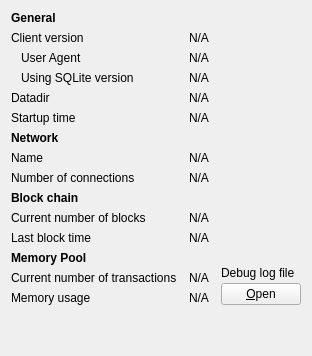
     <widget class="QWidget" name="tab_info">
      <attribute name="title">
       <string>&amp;Information</string>
      </attribute>
      <layout class="QGridLayout" name="gridLayout" columnstretch="0,1,0">
       <property name="horizontalSpacing">
        <number>12</number>
       </property>
       <item row="0" column="0">
        <widget class="QLabel" name="label_9">
         <property name="font">
          <font>
           <weight>75</weight>
           <bold>true</bold>
          </font>
         </property>
         <property name="text">
          <string>General</string>
         </property>
        </widget>
       </item>
       <item row="1" column="0">
        <widget class="QLabel" name="label_6">
         <property name="text">
          <string>Client version</string>
         </property>
        </widget>
       </item>
       <item row="1" column="1" colspan="2">
        <widget class="QLabel" name="clientVersion">
         <property name="cursor">
          <cursorShape>IBeamCursor</cursorShape>
         </property>
         <property name="text">
          <string>N/A</string>
         </property>
         <property name="textFormat">
          <enum>Qt::PlainText</enum>
         </property>
         <property name="textInteractionFlags">
          <set>Qt::LinksAccessibleByMouse|Qt::TextSelectableByKeyboard|Qt::TextSelectableByMouse</set>
         </property>
        </widget>
       </item>
       <item row="2" column="0">
        <widget class="QLabel" name="labelClientUserAgent">
         <property name="text">
          <string>User Agent</string>
         </property>
         <property name="indent">
          <number>10</number>
         </property>
        </widget>
       </item>
       <item row="2" column="1" colspan="2">
        <widget class="QLabel" name="clientUserAgent">
         <property name="cursor">
          <cursorShape>IBeamCursor</cursorShape>
         </property>
         <property name="text">
          <string>N/A</string>
         </property>
         <property name="textFormat">
          <enum>Qt::PlainText</enum>
         </property>
         <property name="textInteractionFlags">
          <set>Qt::LinksAccessibleByMouse|Qt::TextSelectableByKeyboard|Qt::TextSelectableByMouse</set>
         </property>
        </widget>
       </item>
       <item row="3" column="0">
        <widget class="QLabel" name="label_berkeleyDBVersion">
         <property name="text">
          <string>Using SQLite version</string>
         </property>
         <property name="indent">
          <number>10</number>
         </property>
        </widget>
       </item>
       <item row="3" column="1" colspan="2">
        <widget class="QLabel" name="berkeleyDBVersion">
         <property name="cursor">
          <cursorShape>IBeamCursor</cursorShape>
         </property>
         <property name="text">
          <string>N/A</string>
         </property>
         <property name="textFormat">
          <enum>Qt::PlainText</enum>
         </property>
         <property name="textInteractionFlags">
          <set>Qt::LinksAccessibleByMouse|Qt::TextSelectableByKeyboard|Qt::TextSelectableByMouse</set>
         </property>
        </widget>
       </item>
       <item row="4" column="0">
        <widget class="QLabel" name="label_12">
         <property name="text">
          <string>Datadir</string>
         </property>
        </widget>
       </item>
       <item row="4" column="1" colspan="2">
        <widget class="QLabel" name="dataDir">
         <property name="cursor">
          <cursorShape>IBeamCursor</cursorShape>
         </property>
         <property name="text">
          <string>N/A</string>
         </property>
         <property name="textFormat">
          <enum>Qt::PlainText</enum>
         </property>
         <property name="wordWrap">
          <bool>true</bool>
         </property>
         <property name="textInteractionFlags">
          <set>Qt::LinksAccessibleByMouse|Qt::TextSelectableByKeyboard|Qt::TextSelectableByMouse</set>
         </property>
        </widget>
       </item>
       <item row="5" column="0">
        <widget class="QLabel" name="label_13">
         <property name="text">
          <string>Startup time</string>
         </property>
        </widget>
       </item>
       <item row="5" column="1" colspan="2">
        <widget class="QLabel" name="startupTime">
         <property name="cursor">
          <cursorShape>IBeamCursor</cursorShape>
         </property>
         <property name="text">
          <string>N/A</string>
         </property>
         <property name="textFormat">
          <enum>Qt::PlainText</enum>
         </property>
         <property name="textInteractionFlags">
          <set>Qt::LinksAccessibleByMouse|Qt::TextSelectableByKeyboard|Qt::TextSelectableByMouse</set>
         </property>
        </widget>
       </item>
       <item row="6" column="0">
           <widget class="QLabel" name="labelNetwork">
               <property name="font">
                   <font>
                       <weight>75</weight>
                       <bold>true</bold>
                   </font>
               </property>
               <property name="text">
                   <string>Network</string>
               </property>
           </widget>
       </item>
       <item row="7" column="0">
        <widget class="QLabel" name="label_8">
         <property name="text">
          <string>Name</string>
         </property>
        </widget>
       </item>
       <item row="7" column="1" colspan="2">
        <widget class="QLabel" name="networkName">
         <property name="cursor">
          <cursorShape>IBeamCursor</cursorShape>
         </property>
         <property name="text">
          <string>N/A</string>
         </property>
         <property name="textFormat">
          <enum>Qt::PlainText</enum>
         </property>
         <property name="textInteractionFlags">
          <set>Qt::LinksAccessibleByMouse|Qt::TextSelectableByKeyboard|Qt::TextSelectableByMouse</set>
         </property>
        </widget>
       </item>
       <item row="8" column="0">
        <widget class="QLabel" name="label_7">
         <property name="text">
          <string>Number of connections</string>
         </property>
        </widget>
       </item>
       <item row="8" column="1" colspan="2">
        <widget class="QLabel" name="numberOfConnections">
         <property name="cursor">
          <cursorShape>IBeamCursor</cursorShape>
         </property>
         <property name="text">
          <string>N/A</string>
         </property>
         <property name="textFormat">
          <enum>Qt::PlainText</enum>
         </property>
         <property name="textInteractionFlags">
          <set>Qt::LinksAccessibleByMouse|Qt::TextSelectableByKeyboard|Qt::TextSelectableByMouse</set>
         </property>
        </widget>
       </item>
       <item row="9" column="0">
        <widget class="QLabel" name="label_10">
         <property name="font">
          <font>
           <weight>75</weight>
           <bold>true</bold>
          </font>
         </property>
         <property name="text">
          <string>Block chain</string>
         </property>
        </widget>
       </item>
       <item row="10" column="0">
        <widget class="QLabel" name="label_3">
         <property name="text">
          <string>Current number of blocks</string>
         </property>
        </widget>
       </item>
       <item row="10" column="1" colspan="2">
        <widget class="QLabel" name="numberOfBlocks">
         <property name="cursor">
          <cursorShape>IBeamCursor</cursorShape>
         </property>
         <property name="text">
          <string>N/A</string>
         </property>
         <property name="textFormat">
          <enum>Qt::PlainText</enum>
         </property>
         <property name="textInteractionFlags">
          <set>Qt::LinksAccessibleByMouse|Qt::TextSelectableByKeyboard|Qt::TextSelectableByMouse</set>
         </property>
        </widget>
       </item>
       <item row="11" column="0">
        <widget class="QLabel" name="labelLastBlockTime">
         <property name="text">
          <string>Last block time</string>
         </property>
        </widget>
       </item>
       <item row="11" column="1" colspan="2">
        <widget class="QLabel" name="lastBlockTime">
         <property name="cursor">
          <cursorShape>IBeamCursor</cursorShape>
         </property>
         <property name="text">
          <string>N/A</string>
         </property>
         <property name="textFormat">
          <enum>Qt::PlainText</enum>
         </property>
         <property name="textInteractionFlags">
          <set>Qt::LinksAccessibleByMouse|Qt::TextSelectableByKeyboard|Qt::TextSelectableByMouse</set>
         </property>
        </widget>
       </item>
       <item row="12" column="0">
        <widget class="QLabel" name="labelMempoolTitle">
         <property name="font">
          <font>
           <weight>75</weight>
           <bold>true</bold>
          </font>
         </property>
         <property name="text">
          <string>Memory Pool</string>
         </property>
        </widget>
       </item>
       <item row="13" column="0">
        <widget class="QLabel" name="labelNumberOfTransactions">
         <property name="text">
          <string>Current number of transactions</string>
         </property>
        </widget>
       </item>
       <item row="13" column="1">
        <widget class="QLabel" name="mempoolNumberTxs">
         <property name="cursor">
          <cursorShape>IBeamCursor</cursorShape>
         </property>
         <property name="text">
          <string>N/A</string>
         </property>
         <property name="textFormat">
          <enum>Qt::PlainText</enum>
         </property>
         <property name="textInteractionFlags">
          <set>Qt::LinksAccessibleByMouse|Qt::TextSelectableByKeyboard|Qt::TextSelectableByMouse</set>
         </property>
        </widget>
       </item>
       <item row="14" column="0">
        <widget class="QLabel" name="labelMemoryUsage">
         <property name="text">
          <string>Memory usage</string>
         </property>
        </widget>
       </item>
       <item row="14" column="1">
        <widget class="QLabel" name="mempoolSize">
         <property name="cursor">
          <cursorShape>IBeamCursor</cursorShape>
         </property>
         <property name="text">
          <string>N/A</string>
         </property>
         <property name="textFormat">
          <enum>Qt::PlainText</enum>
         </property>
         <property name="textInteractionFlags">
          <set>Qt::LinksAccessibleByMouse|Qt::TextSelectableByKeyboard|Qt::TextSelectableByMouse</set>
         </property>
        </widget>
       </item>
       <item row="12" column="2" rowspan="3">
        <layout class="QVBoxLayout" name="verticalLayoutDebugButton">
         <property name="spacing">
          <number>3</number>
         </property>
         <item>
          <spacer name="verticalSpacer_2">
           <property name="orientation">
            <enum>Qt::Vertical</enum>
           </property>
           <property name="sizeHint" stdset="0">
            <size>
             <width>10</width>
             <height>5</height>
            </size>
           </property>
          </spacer>
         </item>
         <item>
          <widget class="QLabel" name="labelDebugLogfile">
           <property name="text">
            <string>Debug log file</string>
           </property>
          </widget>
         </item>
         <item>
          <widget class="QPushButton" name="openDebugLogfileButton">
           <property name="toolTip">
            <string>Open the %1 debug log file from the current data directory. This can take a few seconds for large log files.</string>
           </property>
           <property name="text">
            <string>&amp;Open</string>
           </property>
           <property name="autoDefault">
            <bool>false</bool>
           </property>
          </widget>
         </item>
        </layout>
       </item>
       <item row="15" column="0">
        <spacer name="verticalSpacer">
         <property name="orientation">
          <enum>Qt::Vertical</enum>
         </property>
         <property name="sizeHint" stdset="0">
          <size>
           <width>20</width>
           <height>40</height>
          </size>
         </property>
        </spacer>
       </item>
      </layout>
     </widget>
